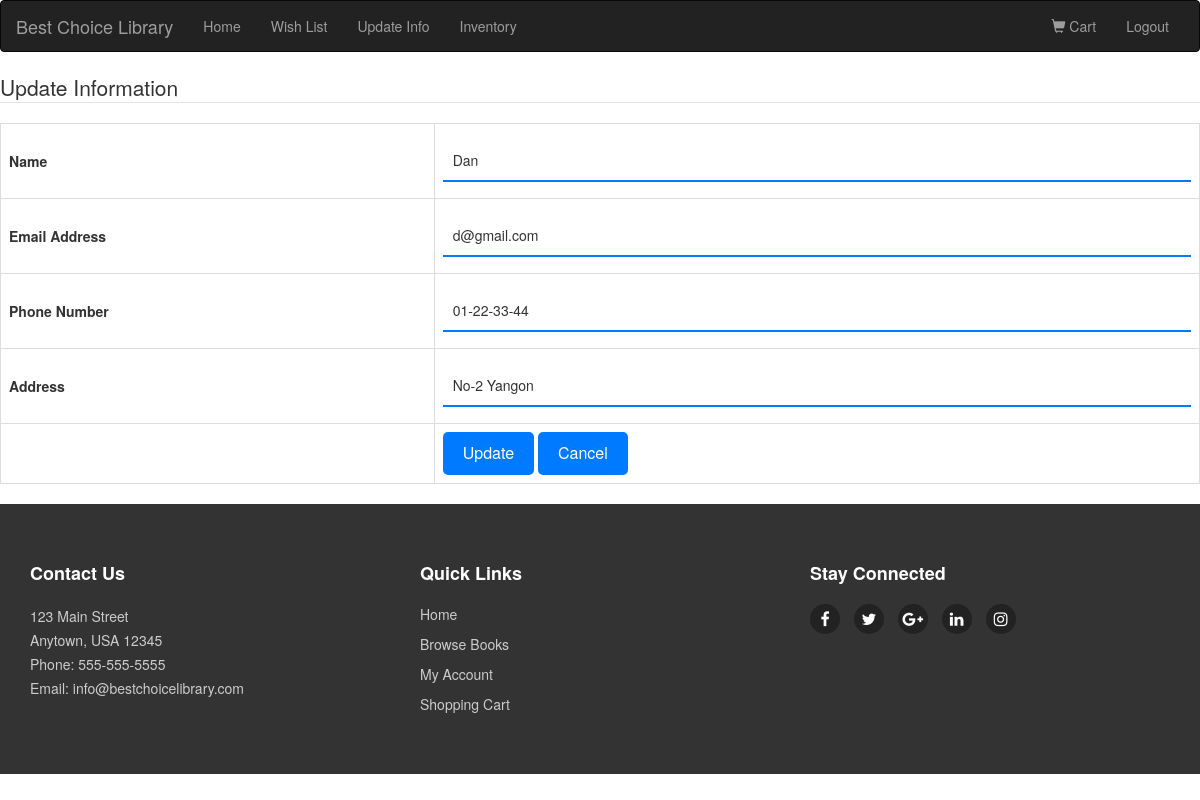
The app's page /memberUpdate.php (signed in) with its own data.
### tables this page shows
CREATE TABLE `member` (
  `member_id` int(11) NOT NULL,
  `member_image` varchar(500) NOT NULL,
  `member_name` varchar(50) NOT NULL,
  `member_email` varchar(50) NOT NULL,
  `member_password` varchar(100) NOT NULL,
  `member_address` varchar(200) NOT NULL,
  `member_phonenumber` varchar(15) NOT NULL,
  `membertype_id` int(11) NOT NULL
);

### memberUpdate.php (the view, shortened to what this page needs)
<?php
include('connection.php');
include('header.php');
if(isset($_SESSION['memberID'])&&$_SESSION['accountType']==="member"){
	$memberID = $_SESSION['memberID'];
	$select = "SELECT * FROM member WHERE member_id = '$memberID'";
	$query = mysqli_query($connect,$select);
	$data = mysqli_fetch_array($query);
	$member_name = $data['member_name'];
	$member_email = $data['member_email'];
	$member_address = $data['member_address'];
	$member_phonenumber = $data['member_phonenumber'];
}
else{
	echo "<script>window.alert('Login as a Member First')</script>";
	echo "<script>window.location='login.php'</script>";
}
 ?>
<!DOCTYPE html>
<html>
<head>
</head>
<body>
	<form action="memberUpdate.php" method = "POST" enctype="multipart/form-data">
		<fieldset>
		<legend>Update Information</legend>
		<table>
			<tr>
				<td class="bold">Name</td>
				<td>
					<input type="text" name="txtMemberName" required value="<?php echo $member_name ?>">
				</td>
			</tr>
			<tr>
				<td class="bold">Email Address</td>
				<td>
					<input type="text" name="txtMemberEmail" required value="<?php echo $member_email ?>">
				</td>
			</tr>
			<tr>
				<td class="bold">Phone Number</td>
				<td>
					<input type="text" name="txtMemberPhoneNumber" required value="<?php echo $member_phonenumber ?>">
				</td>
			</tr>
			<tr>
				<td class="bold">Address</td>
				<td>
					<input type="text" name="txtMemberAddress" required value="<?php echo $member_address ?>">
				</td>
			</tr>
			<tr><td></td>
				<td>
					<input type="submit" name="btnUpdate" value="Update" />
					<input type="reset" value="Cancel" />
				</td>
			</tr>
		</table>
		</fieldset>
	</form>
</body>
</html>
<?php
include('footer.php');

### css/style.css (style rules this page uses)
button, input[type=submit], input[type=reset] { background-color: #007bff; border: none; color: #fff; padding: 10px 20px; border-radius: 5px; font-size: 16px; cursor: pointer; }
.bold { font-weight: bold; }
input[type=text], input[type=password], input[type=email], input[type=tel], select { width: 100%; padding: 10px; margin: 8px 0; box-sizing: border-box; border: none; border-bottom: 2px solid #007bff; outline: none; background-color: transparent; }
table { width: 100%; border-collapse: collapse; margin-bottom: 20px; }
table td, table th { border: 1px solid #ddd; padding: 8px; }

### records on screen
member: txtMemberName "Dan", txtMemberEmail "d@gmail.com", txtMemberPhoneNumber "01-22-33-44", txtMemberAddress "No-2 Yangon"
